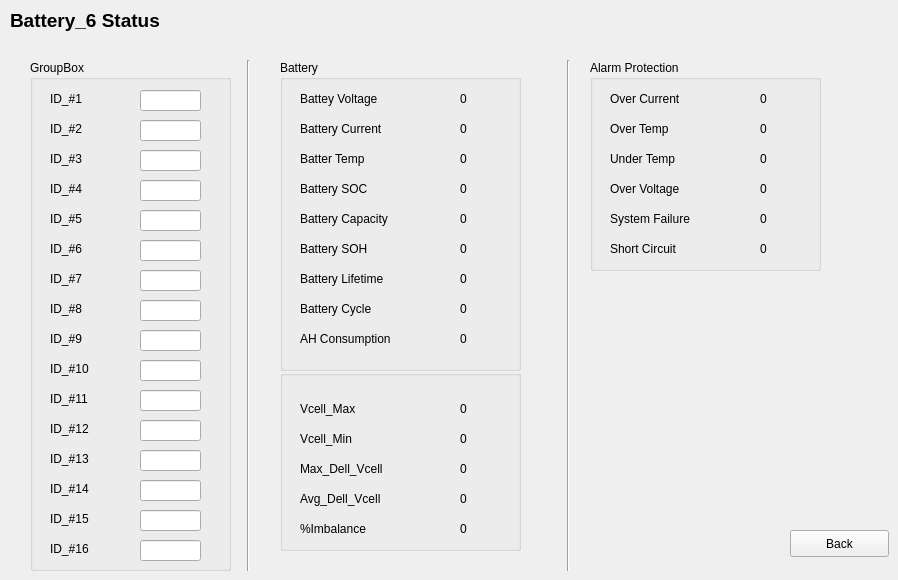
    <widget class="QWidget" name="page_7">
     <widget class="QPushButton" name="pushButton_7">
      <property name="geometry">
       <rect>
        <x>790</x>
        <y>530</y>
        <width>99</width>
        <height>27</height>
       </rect>
      </property>
      <property name="text">
       <string>Back</string>
      </property>
     </widget>
     <widget class="QLabel" name="label_238">
      <property name="geometry">
       <rect>
        <x>10</x>
        <y>10</y>
        <width>161</width>
        <height>21</height>
       </rect>
      </property>
      <property name="font">
       <font>
        <pointsize>14</pointsize>
        <weight>75</weight>
        <bold>true</bold>
       </font>
      </property>
      <property name="text">
       <string>Battery_6 Status</string>
      </property>
     </widget>
     <widget class="Line" name="line_12">
      <property name="geometry">
       <rect>
        <x>560</x>
        <y>60</y>
        <width>16</width>
        <height>511</height>
       </rect>
      </property>
      <property name="orientation">
       <enum>Qt::Vertical</enum>
      </property>
     </widget>
     <widget class="QGroupBox" name="groupBox_31">
      <property name="geometry">
       <rect>
        <x>30</x>
        <y>60</y>
        <width>201</width>
        <height>511</height>
       </rect>
      </property>
      <property name="title">
       <string>GroupBox</string>
      </property>
      <widget class="QLabel" name="label_244">
       <property name="geometry">
        <rect>
         <x>20</x>
         <y>30</y>
         <width>121</width>
         <height>17</height>
        </rect>
       </property>
       <property name="text">
        <string>ID_#1</string>
       </property>
      </widget>
      <widget class="QLabel" name="label_245">
       <property name="geometry">
        <rect>
         <x>20</x>
         <y>60</y>
         <width>101</width>
         <height>17</height>
        </rect>
       </property>
       <property name="text">
        <string>ID_#2</string>
       </property>
      </widget>
      <widget class="QLabel" name="label_246">
       <property name="geometry">
        <rect>
         <x>20</x>
         <y>90</y>
         <width>111</width>
         <height>17</height>
        </rect>
       </property>
       <property name="text">
        <string>ID_#3</string>
       </property>
      </widget>
      <widget class="QLabel" name="label_247">
       <property name="geometry">
        <rect>
         <x>20</x>
         <y>120</y>
         <width>111</width>
         <height>17</height>
        </rect>
       </property>
       <property name="text">
        <string>ID_#4</string>
       </property>
      </widget>
      <widget class="QLabel" name="label_248">
       <property name="geometry">
        <rect>
         <x>20</x>
         <y>150</y>
         <width>121</width>
         <height>17</height>
        </rect>
       </property>
       <property name="text">
        <string>ID_#5</string>
       </property>
      </widget>
      <widget class="QLineEdit" name="bat_6_id_1">
       <property name="geometry">
        <rect>
         <x>110</x>
         <y>30</y>
         <width>61</width>
         <height>21</height>
        </rect>
       </property>
      </widget>
      <widget class="QLineEdit" name="bat_6_id_2">
       <property name="geometry">
        <rect>
         <x>110</x>
         <y>60</y>
         <width>61</width>
         <height>21</height>
        </rect>
       </property>
      </widget>
      <widget class="QLineEdit" name="bat_6_id_3">
       <property name="geometry">
        <rect>
         <x>110</x>
         <y>90</y>
         <width>61</width>
         <height>21</height>
        </rect>
       </property>
      </widget>
      <widget class="QLineEdit" name="bat_6_id_4">
       <property name="geometry">
        <rect>
         <x>110</x>
         <y>120</y>
         <width>61</width>
         <height>21</height>
        </rect>
       </property>
      </widget>
      <widget class="QLineEdit" name="bat_6_id_5">
       <property name="geometry">
        <rect>
         <x>110</x>
         <y>150</y>
         <width>61</width>
         <height>21</height>
        </rect>
       </property>
      </widget>
      <widget class="QLabel" name="label_249">
       <property name="geometry">
        <rect>
         <x>20</x>
         <y>180</y>
         <width>121</width>
         <height>17</height>
        </rect>
       </property>
       <property name="text">
        <string>ID_#6</string>
       </property>
      </widget>
      <widget class="QLabel" name="label_250">
       <property name="geometry">
        <rect>
         <x>20</x>
         <y>210</y>
         <width>121</width>
         <height>17</height>
        </rect>
       </property>
       <property name="text">
        <string>ID_#7</string>
       </property>
      </widget>
      <widget class="QLabel" name="label_251">
       <property name="geometry">
        <rect>
         <x>20</x>
         <y>240</y>
         <width>121</width>
         <height>17</height>
        </rect>
       </property>
       <property name="text">
        <string>ID_#8</string>
       </property>
      </widget>
      <widget class="QLabel" name="label_252">
       <property name="geometry">
        <rect>
         <x>20</x>
         <y>270</y>
         <width>121</width>
         <height>17</height>
        </rect>
       </property>
       <property name="text">
        <string>ID_#9</string>
       </property>
      </widget>
      <widget class="QLabel" name="label_253">
       <property name="geometry">
        <rect>
         <x>20</x>
         <y>300</y>
         <width>121</width>
         <height>17</height>
        </rect>
       </property>
       <property name="text">
        <string>ID_#10</string>
       </property>
      </widget>
      <widget class="QLabel" name="label_254">
       <property name="geometry">
        <rect>
         <x>20</x>
         <y>330</y>
         <width>121</width>
         <height>17</height>
        </rect>
       </property>
       <property name="text">
        <string>ID_#11</string>
       </property>
      </widget>
      <widget class="QLabel" name="label_255">
       <property name="geometry">
        <rect>
         <x>20</x>
         <y>390</y>
         <width>121</width>
         <height>17</height>
        </rect>
       </property>
       <property name="text">
        <string>ID_#13</string>
       </property>
      </widget>
      <widget class="QLabel" name="label_256">
       <property name="geometry">
        <rect>
         <x>20</x>
         <y>360</y>
         <width>121</width>
         <height>17</height>
        </rect>
       </property>
       <property name="text">
        <string>ID_#12</string>
       </property>
      </widget>
      <widget class="QLabel" name="label_257">
       <property name="geometry">
        <rect>
         <x>20</x>
         <y>420</y>
         <width>121</width>
         <height>17</height>
        </rect>
       </property>
       <property name="text">
        <string>ID_#14</string>
       </property>
      </widget>
      <widget class="QLabel" name="label_258">
       <property name="geometry">
        <rect>
         <x>20</x>
         <y>450</y>
         <width>121</width>
         <height>17</height>
        </rect>
       </property>
       <property name="text">
        <string>ID_#15</string>
       </property>
      </widget>
      <widget class="QLabel" name="label_259">
       <property name="geometry">
        <rect>
         <x>20</x>
         <y>480</y>
         <width>121</width>
         <height>17</height>
        </rect>
       </property>
       <property name="text">
        <string>ID_#16</string>
       </property>
      </widget>
      <widget class="QLineEdit" name="bat_6_id_10">
       <property name="geometry">
        <rect>
         <x>110</x>
         <y>300</y>
         <width>61</width>
         <height>21</height>
        </rect>
       </property>
      </widget>
      <widget class="QLineEdit" name="bat_6_id_8">
       <property name="geometry">
        <rect>
         <x>110</x>
         <y>240</y>
         <width>61</width>
         <height>21</height>
        </rect>
       </property>
      </widget>
      <widget class="QLineEdit" name="bat_6_id_9">
       <property name="geometry">
        <rect>
         <x>110</x>
         <y>270</y>
         <width>61</width>
         <height>21</height>
        </rect>
       </property>
      </widget>
      <widget class="QLineEdit" name="bat_6_id_6">
       <property name="geometry">
        <rect>
         <x>110</x>
         <y>180</y>
         <width>61</width>
         <height>21</height>
        </rect>
       </property>
      </widget>
      <widget class="QLineEdit" name="bat_6_id_7">
       <property name="geometry">
        <rect>
         <x>110</x>
         <y>210</y>
         <width>61</width>
         <height>21</height>
        </rect>
       </property>
      </widget>
      <widget class="QLineEdit" name="bat_6_id_15">
       <property name="geometry">
        <rect>
         <x>110</x>
         <y>450</y>
         <width>61</width>
         <height>21</height>
        </rect>
       </property>
      </widget>
      <widget class="QLineEdit" name="bat_6_id_13">
       <property name="geometry">
        <rect>
         <x>110</x>
         <y>390</y>
         <width>61</width>
         <height>21</height>
        </rect>
       </property>
      </widget>
      <widget class="QLineEdit" name="bat_6_id_14">
       <property name="geometry">
        <rect>
         <x>110</x>
         <y>420</y>
         <width>61</width>
         <height>21</height>
        </rect>
       </property>
      </widget>
      <widget class="QLineEdit" name="bat_6_id_11">
       <property name="geometry">
        <rect>
         <x>110</x>
         <y>330</y>
         <width>61</width>
         <height>21</height>
        </rect>
       </property>
      </widget>
      <widget class="QLineEdit" name="bat_6_id_12">
       <property name="geometry">
        <rect>
         <x>110</x>
         <y>360</y>
         <width>61</width>
         <height>21</height>
        </rect>
       </property>
      </widget>
      <widget class="QLineEdit" name="bat_6_id_16">
       <property name="geometry">
        <rect>
         <x>110</x>
         <y>480</y>
         <width>61</width>
         <height>21</height>
        </rect>
       </property>
      </widget>
     </widget>
     <widget class="Line" name="line_13">
      <property name="geometry">
       <rect>
        <x>240</x>
        <y>60</y>
        <width>16</width>
        <height>511</height>
       </rect>
      </property>
      <property name="orientation">
       <enum>Qt::Vertical</enum>
      </property>
     </widget>
     <widget class="QGroupBox" name="groupBox_44">
      <property name="geometry">
       <rect>
        <x>280</x>
        <y>370</y>
        <width>241</width>
        <height>181</height>
       </rect>
      </property>
      <property name="title">
       <string/>
      </property>
      <widget class="QLabel" name="label_328">
       <property name="geometry">
        <rect>
         <x>20</x>
         <y>30</y>
         <width>121</width>
         <height>17</height>
        </rect>
       </property>
       <property name="text">
        <string>Vcell_Max</string>
       </property>
      </widget>
      <widget class="QLabel" name="label_329">
       <property name="geometry">
        <rect>
         <x>20</x>
         <y>60</y>
         <width>101</width>
         <height>17</height>
        </rect>
       </property>
       <property name="text">
        <string>Vcell_Min</string>
       </property>
      </widget>
      <widget class="QLabel" name="label_330">
       <property name="geometry">
        <rect>
         <x>20</x>
         <y>90</y>
         <width>111</width>
         <height>17</height>
        </rect>
       </property>
       <property name="text">
        <string>Max_Dell_Vcell</string>
       </property>
      </widget>
      <widget class="QLabel" name="label_331">
       <property name="geometry">
        <rect>
         <x>20</x>
         <y>120</y>
         <width>111</width>
         <height>17</height>
        </rect>
       </property>
       <property name="text">
        <string>Avg_Dell_Vcell</string>
       </property>
      </widget>
      <widget class="QLabel" name="label_332">
       <property name="geometry">
        <rect>
         <x>20</x>
         <y>150</y>
         <width>121</width>
         <height>17</height>
        </rect>
       </property>
       <property name="text">
        <string>%Imbalance</string>
       </property>
      </widget>
      <widget class="QLabel" name="bat_6_vcell_max">
       <property name="geometry">
        <rect>
         <x>180</x>
         <y>30</y>
         <width>41</width>
         <height>17</height>
        </rect>
       </property>
       <property name="text">
        <string>0</string>
       </property>
      </widget>
      <widget class="QLabel" name="bat_6_vcell_min">
       <property name="geometry">
        <rect>
         <x>180</x>
         <y>60</y>
         <width>41</width>
         <height>17</height>
        </rect>
       </property>
       <property name="text">
        <string>0</string>
       </property>
      </widget>
      <widget class="QLabel" name="bat_6_avg_dell_vcell">
       <property name="geometry">
        <rect>
         <x>180</x>
         <y>120</y>
         <width>41</width>
         <height>17</height>
        </rect>
       </property>
       <property name="text">
        <string>0</string>
       </property>
      </widget>
      <widget class="QLabel" name="bat_6_imbalance">
       <property name="geometry">
        <rect>
         <x>180</x>
         <y>150</y>
         <width>41</width>
         <height>17</height>
        </rect>
       </property>
       <property name="text">
        <string>0</string>
       </property>
      </widget>
      <widget class="QLabel" name="bat_6_max_dell_vcell">
       <property name="geometry">
        <rect>
         <x>180</x>
         <y>90</y>
         <width>41</width>
         <height>17</height>
        </rect>
       </property>
       <property name="text">
        <string>0</string>
       </property>
      </widget>
     </widget>
     <widget class="QGroupBox" name="groupBox_42">
      <property name="geometry">
       <rect>
        <x>590</x>
        <y>60</y>
        <width>231</width>
        <height>211</height>
       </rect>
      </property>
      <property name="title">
       <string>Alarm Protection</string>
      </property>
      <widget class="QLabel" name="label_312">
       <property name="geometry">
        <rect>
         <x>20</x>
         <y>30</y>
         <width>121</width>
         <height>17</height>
        </rect>
       </property>
       <property name="text">
        <string>Over Current</string>
       </property>
      </widget>
      <widget class="QLabel" name="label_313">
       <property name="geometry">
        <rect>
         <x>20</x>
         <y>60</y>
         <width>101</width>
         <height>17</height>
        </rect>
       </property>
       <property name="text">
        <string>Over Temp</string>
       </property>
      </widget>
      <widget class="QLabel" name="label_314">
       <property name="geometry">
        <rect>
         <x>20</x>
         <y>90</y>
         <width>111</width>
         <height>17</height>
        </rect>
       </property>
       <property name="text">
        <string>Under Temp</string>
       </property>
      </widget>
      <widget class="QLabel" name="label_315">
       <property name="geometry">
        <rect>
         <x>20</x>
         <y>120</y>
         <width>111</width>
         <height>17</height>
        </rect>
       </property>
       <property name="text">
        <string>Over Voltage</string>
       </property>
      </widget>
      <widget class="QLabel" name="label_316">
       <property name="geometry">
        <rect>
         <x>20</x>
         <y>150</y>
         <width>121</width>
         <height>17</height>
        </rect>
       </property>
       <property name="text">
        <string>System Failure</string>
       </property>
      </widget>
      <widget class="QLabel" name="label_317">
       <property name="geometry">
        <rect>
         <x>20</x>
         <y>180</y>
         <width>121</width>
         <height>17</height>
        </rect>
       </property>
       <property name="text">
        <string>Short Circuit</string>
       </property>
      </widget>
      <widget class="QLabel" name="bat_6_over_temp">
       <property name="geometry">
        <rect>
         <x>170</x>
         <y>60</y>
         <width>41</width>
         <height>17</height>
        </rect>
       </property>
       <property name="text">
        <string>0</string>
       </property>
      </widget>
      <widget class="QLabel" name="bat_6_under_temp">
       <property name="geometry">
        <rect>
         <x>170</x>
         <y>90</y>
         <width>41</width>
         <height>17</height>
        </rect>
       </property>
       <property name="text">
        <string>0</string>
       </property>
      </widget>
      <widget class="QLabel" name="bat_6_system_failure">
       <property name="geometry">
        <rect>
         <x>170</x>
         <y>150</y>
         <width>41</width>
         <height>17</height>
        </rect>
       </property>
       <property name="text">
        <string>0</string>
       </property>
      </widget>
      <widget class="QLabel" name="bat_6_short_circuit">
       <property name="geometry">
        <rect>
         <x>170</x>
         <y>180</y>
         <width>41</width>
         <height>17</height>
        </rect>
       </property>
       <property name="text">
        <string>0</string>
       </property>
      </widget>
      <widget class="QLabel" name="bat_6_current">
       <property name="geometry">
        <rect>
         <x>170</x>
         <y>30</y>
         <width>41</width>
         <height>17</height>
        </rect>
       </property>
       <property name="text">
        <string>0</string>
       </property>
      </widget>
      <widget class="QLabel" name="bat_6_over_voltage">
       <property name="geometry">
        <rect>
         <x>170</x>
         <y>120</y>
         <width>41</width>
         <height>17</height>
        </rect>
       </property>
       <property name="text">
        <string>0</string>
       </property>
      </widget>
     </widget>
     <widget class="QGroupBox" name="groupBox_43">
      <property name="geometry">
       <rect>
        <x>280</x>
        <y>60</y>
        <width>241</width>
        <height>311</height>
       </rect>
      </property>
      <property name="title">
       <string>Battery</string>
      </property>
      <widget class="QLabel" name="label_318">
       <property name="geometry">
        <rect>
         <x>20</x>
         <y>30</y>
         <width>121</width>
         <height>17</height>
        </rect>
       </property>
       <property name="text">
        <string>Battey Voltage</string>
       </property>
      </widget>
      <widget class="QLabel" name="label_319">
       <property name="geometry">
        <rect>
         <x>20</x>
         <y>60</y>
         <width>141</width>
         <height>17</height>
        </rect>
       </property>
       <property name="text">
        <string>Battery Current</string>
       </property>
      </widget>
      <widget class="QLabel" name="label_320">
       <property name="geometry">
        <rect>
         <x>20</x>
         <y>90</y>
         <width>111</width>
         <height>17</height>
        </rect>
       </property>
       <property name="text">
        <string>Batter Temp</string>
       </property>
      </widget>
      <widget class="QLabel" name="label_321">
       <property name="geometry">
        <rect>
         <x>20</x>
         <y>120</y>
         <width>111</width>
         <height>17</height>
        </rect>
       </property>
       <property name="text">
        <string>Battery SOC</string>
       </property>
      </widget>
      <widget class="QLabel" name="label_322">
       <property name="geometry">
        <rect>
         <x>20</x>
         <y>150</y>
         <width>141</width>
         <height>17</height>
        </rect>
       </property>
       <property name="text">
        <string>Battery Capacity</string>
       </property>
      </widget>
      <widget class="QLabel" name="label_324">
       <property name="geometry">
        <rect>
         <x>20</x>
         <y>180</y>
         <width>141</width>
         <height>17</height>
        </rect>
       </property>
       <property name="text">
        <string>Battery SOH</string>
       </property>
      </widget>
      <widget class="QLabel" name="label_325">
       <property name="geometry">
        <rect>
         <x>20</x>
         <y>210</y>
         <width>141</width>
         <height>17</height>
        </rect>
       </property>
       <property name="text">
        <string>Battery Lifetime</string>
       </property>
      </widget>
      <widget class="QLabel" name="label_326">
       <property name="geometry">
        <rect>
         <x>20</x>
         <y>240</y>
         <width>141</width>
         <height>17</height>
        </rect>
       </property>
       <property name="text">
        <string>Battery Cycle</string>
       </property>
      </widget>
      <widget class="QLabel" name="label_327">
       <property name="geometry">
        <rect>
         <x>20</x>
         <y>270</y>
         <width>141</width>
         <height>17</height>
        </rect>
       </property>
       <property name="text">
        <string>AH Consumption</string>
       </property>
      </widget>
      <widget class="QLabel" name="bat_6_current_2">
       <property name="geometry">
        <rect>
         <x>180</x>
         <y>60</y>
         <width>41</width>
         <height>17</height>
        </rect>
       </property>
       <property name="text">
        <string>0</string>
       </property>
      </widget>
      <widget class="QLabel" name="bat_6_temp">
       <property name="geometry">
        <rect>
         <x>180</x>
         <y>90</y>
         <width>41</width>
         <height>17</height>
        </rect>
       </property>
       <property name="text">
        <string>0</string>
       </property>
      </widget>
      <widget class="QLabel" name="bat_6_capacity">
       <property name="geometry">
        <rect>
         <x>180</x>
         <y>150</y>
         <width>41</width>
         <height>17</height>
        </rect>
       </property>
       <property name="text">
        <string>0</string>
       </property>
      </widget>
      <widget class="QLabel" name="bat_6_soh">
       <property name="geometry">
        <rect>
         <x>180</x>
         <y>180</y>
         <width>41</width>
         <height>17</height>
        </rect>
       </property>
       <property name="text">
        <string>0</string>
       </property>
      </widget>
      <widget class="QLabel" name="bat_6_voltage">
       <property name="geometry">
        <rect>
         <x>180</x>
         <y>30</y>
         <width>41</width>
         <height>17</height>
        </rect>
       </property>
       <property name="text">
        <string>0</string>
       </property>
      </widget>
      <widget class="QLabel" name="bat_6_soc">
       <property name="geometry">
        <rect>
         <x>180</x>
         <y>120</y>
         <width>41</width>
         <height>17</height>
        </rect>
       </property>
       <property name="text">
        <string>0</string>
       </property>
      </widget>
      <widget class="QLabel" name="bat_6_cycle">
       <property name="geometry">
        <rect>
         <x>180</x>
         <y>240</y>
         <width>41</width>
         <height>17</height>
        </rect>
       </property>
       <property name="text">
        <string>0</string>
       </property>
      </widget>
      <widget class="QLabel" name="bat_6_consumption">
       <property name="geometry">
        <rect>
         <x>180</x>
         <y>270</y>
         <width>41</width>
         <height>17</height>
        </rect>
       </property>
       <property name="text">
        <string>0</string>
       </property>
      </widget>
      <widget class="QLabel" name="bat_6_lifetime">
       <property name="geometry">
        <rect>
         <x>180</x>
         <y>210</y>
         <width>41</width>
         <height>17</height>
        </rect>
       </property>
       <property name="text">
        <string>0</string>
       </property>
      </widget>
     </widget>
    </widget>
